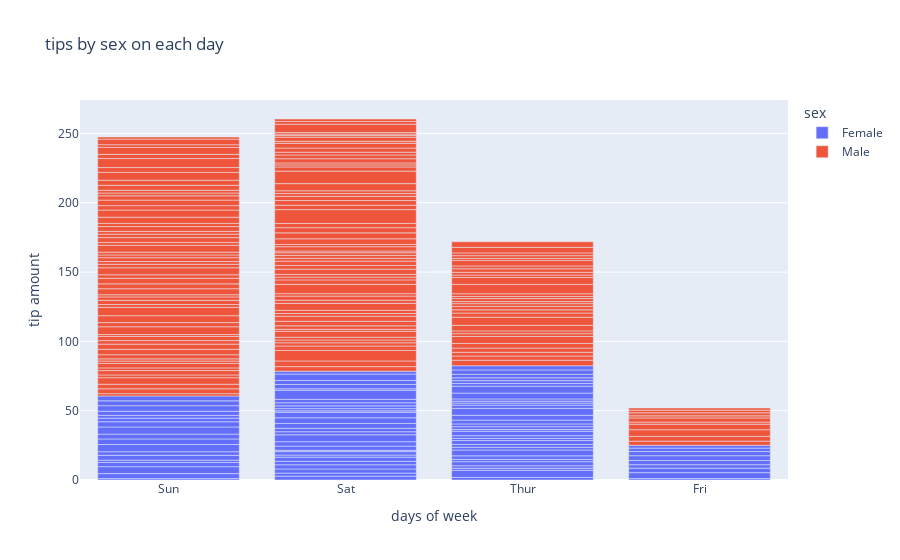

Notebook source saved alongside this figure:
### Code cell
df_us = px.data.gapminder().query("country == 'United States'")
px.bar(df_us,x='year',y='pop')
df_tips = px.data.tips()
px.bar(df_tips,x='day',y='tip',color="sex",title='tips by sex on each day',
      labels={'tip':'tip amount','day':'days of week'})

### Figure 1 — Plotly figure (JSON) as saved in the notebook; plotly's stock layout.template omitted (floating-point values rounded to 4 significant figures; data arrays with more than 128 entries replaced by an {"elided": "..."} marker saying what was removed)
{"data": [{"alignmentgroup": "True", "hovertemplate": "sex=Female<br>days of week=%{x}<br>tip amount=%{y}<extra></extra>", "legendgroup": "Female", "marker": {"color": "#636efa", "pattern": {"shape": ""}}, "name": "Female", "offsetgroup": "Female", "orientation": "v", "showlegend": true, "textposition": "auto", "type": "bar", "x": ["Sun", "Sun", "Sun", "Sun", "Sun", "Sun", "Sat", "Sat", "Sat", "Sat", "Sat", "Sat", "Sun", "Sun", "Sat", "Sat", "Sat", "Sat", "Sat", "Sat", "Sat", "Thur", "Thur", "Fri", "Fri", "Fri", "Fri", "Fri", "Sat", "Sat", "Sat", "Sat", "Sat", "Sun", "Sun", "Thur", "Thur", "Thur", "Thur", "Thur", "Thur", "Thur", "Thur", "Thur", "Thur", "Thur", "Thur", "Thur", "Thur", "Thur", "Thur", "Thur", "Thur", "Thur", "Thur", "Thur", "Thur", "Sun", "Sun", "Sun", "Sun", "Sun", "Sat", "Sat", "Sun", "Sun", "Sun", "Thur", "Thur", "Thur", "Thur", "Thur", "Thur", "Thur", "Sat", "Sat", "Sat", "Sat", "Sat", "Fri", "Fri", "Fri", "Fri", "Sat", "Sat", "Sat", "Thur"], "xaxis": "x", "y": [1.01, 3.61, 5, 3.02, 1.67, 3.5, 2.75, 2.23, 3, 3, 2.45, 3.07, 2.6, 5.2, 1.5, 2.47, 1, 3, 3.14, 5, 2.2, 1.83, 5.17, 1, 4.3, 3.25, 2.5, 3, 2.5, 3.48, 4.08, 4, 1, 4, 3.5, 1.5, 1.8, 2.92, 1.68, 2.52, 4.2, 2, 2, 2.83, 1.5, 2, 3.25, 1.25, 2, 2, 2.75, 3.5, 5, 2.3, 1.5, 1.36, 1.63, 5.14, 3.75, 2.61, 2, 3, 1.61, 2, 4, 3.5, 3.5, 4.19, 5, 2, 2.01, 2, 2.5, 3.23, 2.23, 2.5, 6.5, 1.1, 3.09, 3.48, 3, 2.5, 2, 2.88, 4.67, 2, 3], "yaxis": "y"}, {"alignmentgroup": "True", "hovertemplate": "sex=Male<br>days of week=%{x}<br>tip amount=%{y}<extra></extra>", "legendgroup": "Male", "marker": {"color": "#EF553B", "pattern": {"shape": ""}}, "name": "Male", "offsetgroup": "Male", "orientation": "v", "showlegend": true, "textposition": "auto", "type": "bar", "x": {"elided": "157 str values"}, "xaxis": "x", "y": {"elided": "157 float values"}, "yaxis": "y"}], "layout": {"barmode": "relative", "legend": {"title": {"text": "sex"}, "tracegroupgap": 0}, "title": {"text": "tips by sex on each day"}, "xaxis": {"anchor": "y", "domain": [0, 1], "title": {"text": "days of week"}}, "yaxis": {"anchor": "x", "domain": [0, 1], "title": {"text": "tip amount"}}}}
